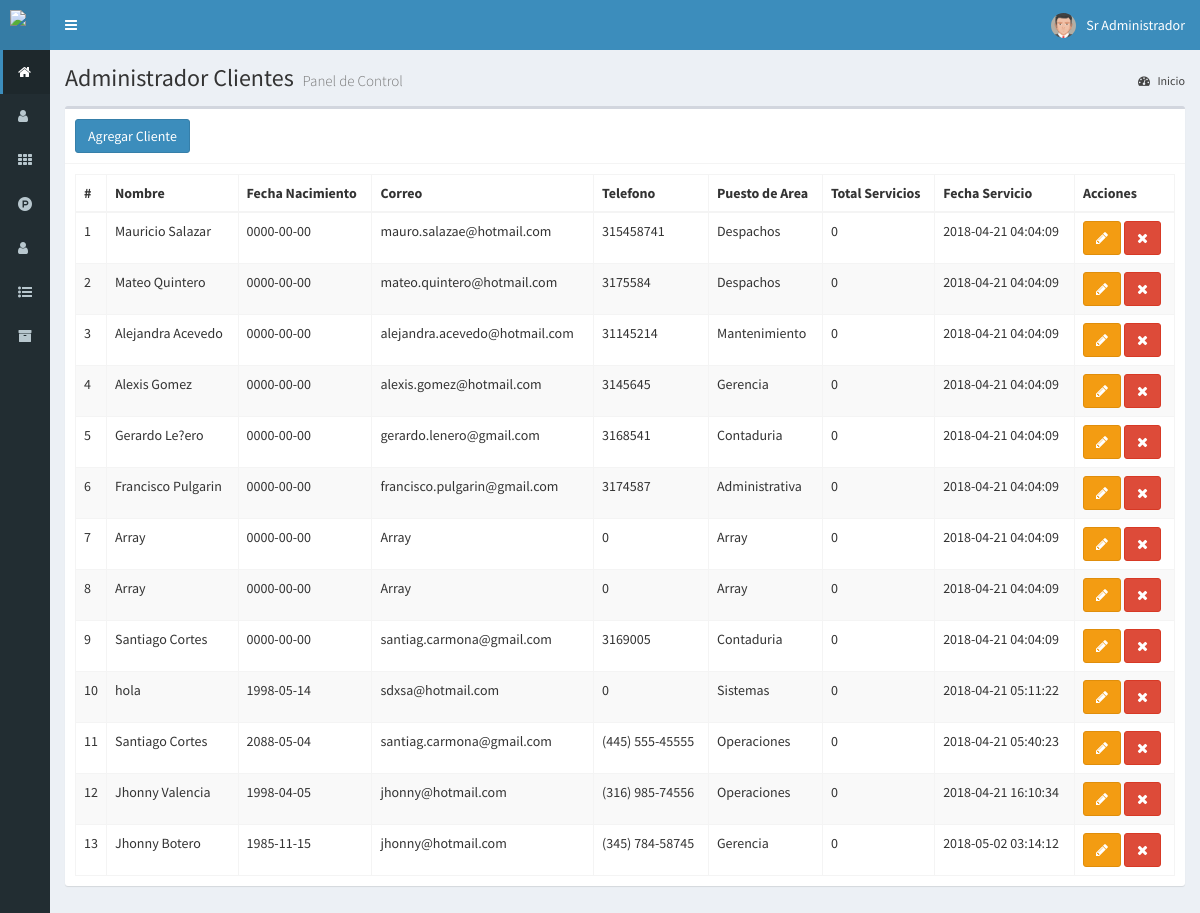
Screenshot of /clientes (signed in) with the database file from the repository.
### tables this page shows
CREATE TABLE `cliente` (
  `id` int(11) NOT NULL,
  `nombre` text NOT NULL,
  `documento` int(11) NOT NULL,
  `correo` text NOT NULL,
  `num_celular` text NOT NULL,
  `fecha_nacimiento` date NOT NULL,
  `area_trabajo` text NOT NULL,
  `incidencias` int(11) NOT NULL,
  `fecha` timestamp NOT NULL DEFAULT CURRENT_TIMESTAMP ON UPDATE CURRENT_TIMESTAMP
);

### controladores/plantilla.controlador.php (called while the page is built)
<?php
class ControladorPantilla{
	static public function ctrPlantilla(){
		include "vistas/plantilla.php";
	}
}

### index.php (called while the page is built, shortened)
<?php
require_once "controladores/plantilla.controlador.php";
require_once "controladores/usuarios.controlador.php";
require_once "controladores/clientes.controlador.php";
require_once 'controladores/componentes.controlador.php';
require_once "modelos/clientes.modelo.php";
$plantilla = new ControladorPantilla();
$plantilla -> ctrPlantilla();

### controladores/clientes.controlador.php (called while the page is built, shortened)
<?php
class ControladorClientes {
    static public function ctrMostrarClientes($item, $valor) {
        $tabla = "cliente";
        $respuesta = ModeloClientes::mdlMostrarClientes($tabla, $item, $valor);
        return $respuesta;
    }
}

### modelos/conexion.php (called while the page is built)
<?php
class Conexion{
	static public function conectar(){
		$link = new PDO("mysql:host=localhost:3307;dbname=servitex",
			            "root",
			            "");
		$link-> exec("set names utf8");
		return $link;
	}
}

### modelos/clientes.modelo.php (called while the page is built, shortened)
<?php
require_once 'conexion.php';
class ModeloClientes {
    static public function mdlMostrarClientes($tabla, $item, $valor) {
        if ($item != null) {
            $stmt = Conexion::conectar()->prepare("SELECT * FROM $tabla WHERE $item= :$item");
            $stmt->bindParam(":" . $item, $valor, PDO::PARAM_STR);
            $stmt->execute();
            return $stmt->fetch();
        } else {
            $stmt = Conexion::conectar()->prepare("SELECT * FROM $tabla");
            $stmt->execute();
            return $stmt->fetchAll();
        }
    }
}

### vistas/modulos/clientes.php (the view, shortened to what this page needs)
<div class="content-wrapper">
    <section class="content-header">
        <h1>
            Administrador Clientes
            <small>Panel de Control </small>
        </h1>
        <ol class="breadcrumb">
            <li><a href="inicio"><i class="fa fa-dashboard"></i> Inicio</a></li>
        </ol>
    </section>
    <section class="content">
        <div class="box">
            <div class="box-header with-border">
                <button class="btn btn-primary" data-toggle="modal" data-target="#modalAgregarCliente">
                    Agregar Cliente
                </button>
            </div>
            <div class="box-body">
            <table class="table table-bordered table-striped dt-responsive tablas">
                    <thead>
                        <tr>
                            <th style="width:10px ">#</th>
                            <th>Nombre</th>
                            <th>Fecha Nacimiento</th>
                            <th>Correo</th>
                            <th>Telefono</th>
                            <th>Puesto de Area</th>
                            <th>Total Servicios</th>
                            <th>Fecha Servicio</th>
                            <th>Acciones</th>
                        </tr>
                    </thead>
                    <tbody>
                        <tr>
                            <?php
                            $item = null;
                            $valor = null;
                            $clientes = ControladorClientes::ctrMostrarClientes($item, $valor);
                            foreach ($clientes as $key => $value) {
                                echo '
                            <tr>
                            <td>' . ($key + 1) . '</td>
                            <td>' . $value["nombre"] . '</td>
                             <td>' . $value["fecha_nacimiento"] . '</td>
                            <td>' . $value["correo"] . '</td>
                            <td>' . $value["num_celular"] . '<t/d>
                            <td>' . $value["area_trabajo"] . '</td>
                             <td>' . $value["incidencias"] . '</td>
                              <td>' . $value["fecha"] . '</td>
                            <td>
                            <button class = "btn btn-warning btnEditarCliente" data-toggle="modal" data-target="#modalEditarCliente"
                            idCliente=" ' . $value["id"] . ' "><i class = "fa fa-pencil"></i></button>';
                                if ($_SESSION["perfil"] == "Administrador") {
                                          echo ' <button class = "btn btn-danger btnEliminarCliente" idCliente=" ' . $value["id"] . ' ">
                                              <i class = "fa fa-times"></i></button>
                            </td>';
                                    }
                           }
                            ?>
                        </tr>
                    </tbody>
                </table>
            </div>
        </div>
    </section>
</div>

### rows the page displays
cliente: nombre "Mauricio Salazar", fecha_nacimiento "0000-00-00", correo "mauro.salazae@hotmail.com", num_celular "315458741", area_trabajo "Despachos", incidencias "0", fecha "2018-04-21 04:04:09"
cliente: nombre "Mateo Quintero", fecha_nacimiento "0000-00-00", correo "mateo.quintero@hotmail.com", num_celular "3175584", area_trabajo "Despachos", incidencias "0", fecha "2018-04-21 04:04:09"
cliente: nombre "Alejandra Acevedo", fecha_nacimiento "0000-00-00", correo "alejandra.acevedo@hotmail.com", num_celular "31145214", area_trabajo "Mantenimiento", incidencias "0", fecha "2018-04-21 04:04:09"
cliente: nombre "Alexis Gomez", fecha_nacimiento "0000-00-00", correo "alexis.gomez@hotmail.com", num_celular "3145645", area_trabajo "Gerencia", incidencias "0", fecha "2018-04-21 04:04:09"
cliente: nombre "Gerardo Le?ero", fecha_nacimiento "0000-00-00", correo "gerardo.lenero@gmail.com", num_celular "3168541", area_trabajo "Contaduria", incidencias "0", fecha "2018-04-21 04:04:09"
cliente: nombre "Francisco Pulgarin", fecha_nacimiento "0000-00-00", correo "francisco.pulgarin@gmail.com", num_celular "3174587", area_trabajo "Administrativa", incidencias "0", fecha "2018-04-21 04:04:09"
cliente: nombre "Array", fecha_nacimiento "0000-00-00", correo "Array", num_celular "0", area_trabajo "Array", incidencias "0", fecha "2018-04-21 04:04:09"
cliente: nombre "Array", fecha_nacimiento "0000-00-00", correo "Array", num_celular "0", area_trabajo "Array", incidencias "0", fecha "2018-04-21 04:04:09"
cliente: nombre "Santiago Cortes", fecha_nacimiento "0000-00-00", correo "santiag.carmona@gmail.com", num_celular "3169005", area_trabajo "Contaduria", incidencias "0", fecha "2018-04-21 04:04:09"
cliente: nombre "hola", fecha_nacimiento "1998-05-14", correo "sdxsa@hotmail.com", num_celular "0", area_trabajo "Sistemas", incidencias "0", fecha "2018-04-21 05:11:22"
cliente: nombre "Santiago Cortes", fecha_nacimiento "2088-05-04", correo "santiag.carmona@gmail.com", num_celular "(445) 555-45555", area_trabajo "Operaciones", incidencias "0", fecha "2018-04-21 05:40:23"
cliente: nombre "Jhonny Valencia", fecha_nacimiento "1998-04-05", correo "jhonny@hotmail.com", num_celular "(316) 985-74556", area_trabajo "Operaciones", incidencias "0", fecha "2018-04-21 16:10:34"
cliente: nombre "Jhonny Botero", fecha_nacimiento "1985-11-15", correo "jhonny@hotmail.com", num_celular "(345) 784-58745", area_trabajo "Gerencia", incidencias "0", fecha "2018-05-02 03:14:12"

### other values shown
$_SESSION["nombre"] "Sr Administrador"
